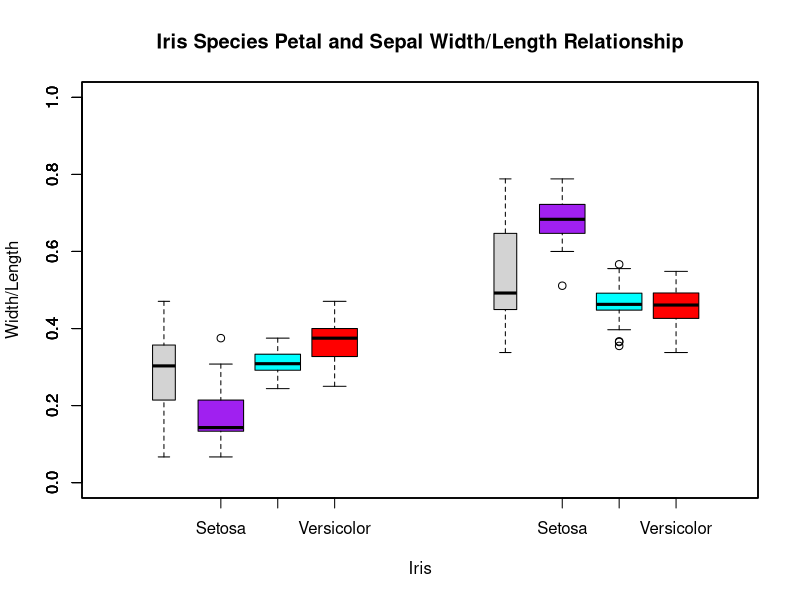

Write the R code that produced this figure.
#Project 2
# Author: Zoey Le
# Created on: 4/23/2022

#Load data
if(!exists('iris')){library('datasets')}
head(iris)
iris
#Question1:
  #a. How many unique 'Species' in the data-frame
  length(unique(iris$Species)) #3
  #b. Total number of records (# rows)
  nrow(iris) #150
  #c. Number of records per species
  length(which(iris$Species == 'setosa')) #50
  length(which(iris$Species == 'versicolor')) #50
  length(which(iris$Species == 'virginica')) #50
  #d. How many attributes in the dataset?
  ncol(iris) #5
  #e. Provide summary
  tapply(iris$Sepal.Length, iris$Species,summary)
  tapply(iris$Sepal.Width, iris$Species,summary)
  tapply(iris$Petal.Length, iris$Species,summary)
  tapply(iris$Petal.Width, iris$Species,summary)
  
  #median
  tapply(iris$Sepal.Length,iris$Species,median)
  tapply(iris$Sepal.Width,iris$Species,median)
  tapply(iris$Petal.Length,iris$Species,median)
  tapply(iris$Petal.Width,iris$Species,median)
  
  #min values for all species combined
  apply(iris[1:4],2,min)
  #max values for all species combined
  apply(iris[1:4],2,max)
  #mean values for all species combined
  apply(iris[1:4],2,mean)
  #median values for all species combined
  apply(iris[1:4],2,median)
  
#Question 2:
  #a.Relationship between Petal.Length and Petal.Width
  cor(iris$Petal.Length, iris$Petal.Width)
    #0.9628 --> There is a strong positive relationship between 2 variables
  #b. Relationship between Sepal.Length and Sepal.Width
  cor(iris$Sepal.Length,iris$Sepal.Width)
    #-0.1175 --> Negative relationship, yet this value closer to 0 which indicates that these 2 variables don't have a strong relationship

#Question 3:
  iris$ratio_Sepal <- iris$Sepal.Width/iris$Sepal.Length
  iris$ratio_Petal <- iris$Petal.Width/iris$Petal.Length
  pdf('width_length_relationship.pdf')
  boxplot(iris$ratio_Petal ~ iris$Species,xlab = 'Iris',ylab = 'Width/Length',names = c('Setosa','Virginca','Versicolor'),main = 'Iris Species Petal and Sepal Width/Length Relationship', xlim = range(-1:10),ylim=(0.0:1.0),col=c('Purple','Cyan','Red'))
  boxplot(iris$ratio_Petal, xlab = 'Petal combined',ylab='Width/Length', at=1:1-1,add = TRUE)
  boxplot(iris$ratio_Sepal, xlab = 'Sepal combined',ylab='Width/Length', at=1:1+5,add = TRUE)
  boxplot(iris$ratio_Sepal ~ iris$Species,xlab = 'Iris',ylab = 'Width/Length',names = c('Setosa','Virginca','Versicolor'), xlim = range(-1:20),ylim=(0.0:1.0),col=c('Purple','Cyan','Red'),at=1:3+6,add=TRUE)
  dev.off()
  
#4. Feedback: I spent around 2 days to complete the project. 
  # The project is comprehensive because we must flexibly apply all the functions we have learned throughout the class.
  #It is a fun project.
  
  
  